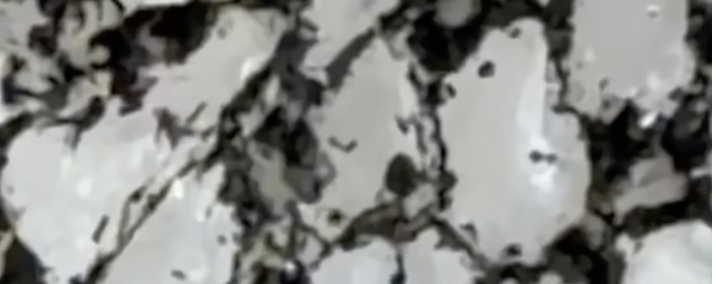
#> input picture S3 Before the dropimage.TIF, 716 x 284 px, given in place of VIDEO-2026-10-01-00-40-57.mp4, which was not available
$ jupyter execute video_biofilm_timeseries.ipynb   (text cells are left out)
#> lines starting #> are read from the running program, lines starting #| are printed output that depends on the picture; pictures that were not available may be replaced by others from this repository, and a replacement may not be noted
[cell 1]
import os
import cv2
import numpy as np
import pandas as pd
import matplotlib.pyplot as plt
import matplotlib.patches as patches

# Matplotlib styling
os.environ['MPLCONFIGDIR'] = '/tmp/matplotlib'
plt.rcParams['figure.dpi'] = 150
plt.rcParams['font.size'] = 10
plt.rcParams['axes.titlesize'] = 11
plt.rcParams['axes.labelsize'] = 10

video_path = 'VIDEO-2026-10-01-00-40-57.mp4'
print("Environment initialized successfully!")
print(f"Video file: {video_path} (exists: {os.path.exists(video_path)})")

[cell 2]
cap = cv2.VideoCapture(video_path)
fps = cap.get(cv2.CAP_PROP_FPS)
total_frames = int(cap.get(cv2.CAP_PROP_FRAME_COUNT))
width = int(cap.get(cv2.CAP_PROP_FRAME_WIDTH))
height = int(cap.get(cv2.CAP_PROP_FRAME_HEIGHT))
duration = total_frames / fps if fps > 0 else 0

print(f"Video Resolution:   {width} x {height} px")
print(f"Frame Rate:         {fps:.2f} fps")
print(f"Total Video Frames: {total_frames:,}")
print(f"Duration:           {duration:.2f} seconds ({duration/60:.2f} minutes)")
cap.release()

[cell 3]
cap = cv2.VideoCapture(video_path)
milestone_times = [0, 15, 30, 40, 50, 60]

fig, axes = plt.subplots(2, 3, figsize=(15, 7))
axes = axes.flatten()

for idx, t in enumerate(milestone_times):
    frame_idx = min(int(t * fps), total_frames - 1)
    cap.set(cv2.CAP_PROP_POS_FRAMES, frame_idx)
    ret, frame = cap.read()
    if ret:
        rgb_frame = cv2.cvtColor(frame, cv2.COLOR_BGR2RGB)
        axes[idx].imshow(rgb_frame)
        axes[idx].set_title(f"t = {t:02d}s (Frame {frame_idx})")
    axes[idx].axis('off')
#> this loop made 6 passes
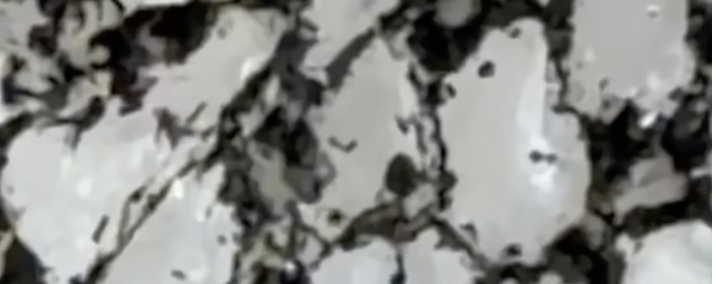
#> input picture S3 Before the dropimage.TIF, 716 x 284 px, given in place of VIDEO-2026-10-01-00-40-57.mp4, which was not available
#> frame is the input picture: shape (284, 716, 3); mean B, G, R 129.3, 132.3, 131.5

cap.release()
plt.suptitle("Video Milestone Frames Across 61-Second Recording", fontsize=13, y=0.98)
plt.tight_layout()
plt.show()

[cell 4]
cap = cv2.VideoCapture(video_path)

# 1. Reference Frame 0
cap.set(cv2.CAP_PROP_POS_FRAMES, 0)
ret, frame0 = cap.read()
gray0 = cv2.cvtColor(frame0, cv2.COLOR_BGR2GRAY)

sift = cv2.SIFT_create(nfeatures=1200)
kp0, des0 = sift.detectAndCompute(gray0, None)
#> kp0 = 464 keypoints; strongest (x, y, size): (486, 69, 9.8), (613, 142, 42.2), (96, 109, 13), (401, 175, 21.8)
bf = cv2.BFMatcher(cv2.NORM_L2, crossCheck=False)

# Common rock ROI in Frame 0 coordinates
# x from 220 to 620 (width 400), y from 100 to 360 (height 260)
rx1, ry1, rx2, ry2 = 220, 100, 620, 360
roi_area = (rx2 - rx1) * (ry2 - ry1)

# Sample at 2 frames per second (every 0.5 seconds)
sample_interval_sec = 0.5
sample_step_frames = max(1, int(fps * sample_interval_sec))
target_frames = list(range(0, total_frames, sample_step_frames))

records = []
print(f"Extracting time-series across {len(target_frames)} timestamps (every {sample_interval_sec}s)...")

last_valid_M = np.float32([[1, 0, 0], [0, 1, 0]])

for idx, f_num in enumerate(target_frames):
    t_sec = f_num / fps
    cap.set(cv2.CAP_PROP_POS_FRAMES, f_num)
    ret, frame = cap.read()
    if not ret: break

    gray = cv2.cvtColor(frame, cv2.COLOR_BGR2GRAY)
    kp_curr, des_curr = sift.detectAndCompute(gray, None)

    M = None
    if des_curr is not None and len(kp_curr) >= 4:
        matches = bf.knnMatch(des_curr, des0, k=2)
        good = [m for m, n in matches if m.distance < 0.75 * n.distance]
        if len(good) >= 4:
            src = np.float32([kp_curr[m.queryIdx].pt for m in good]).reshape(-1, 1, 2)
            dst = np.float32([kp0[m.trainIdx].pt for m in good]).reshape(-1, 1, 2)
            M_est, inliers = cv2.estimateAffinePartial2D(src, dst, method=cv2.RANSAC)
            if M_est is not None:
                M = M_est
                last_valid_M = M_est

    # Fallback to last known motion if momentary occlusion occurs
    if M is None:
        M = last_valid_M

    dx, dy = M[0, 2], M[1, 2]
    rot = np.arctan2(M[0, 1], M[0, 0]) * 180.0 / np.pi

    # Warp to reference frame
    warped = cv2.warpAffine(gray, M, (width, height), flags=cv2.INTER_LINEAR, borderValue=255)
    patch = warped[ry1:ry2, rx1:rx2]

    # Biomass measurements
    mean_val = float(patch.mean())
    std_val = float(patch.std())

    # 1. Manual Reference (Hamzat 0-84 range)
    cov_84 = float((np.sum(patch <= 84) / roi_area) * 100)
    # 2. Conservative baseline (0-60 range)
    cov_60 = float((np.sum(patch <= 60) / roi_area) * 100)
    # 3. Dynamic Otsu per frame
    th_otsu, _ = cv2.threshold(patch, 0, 255, cv2.THRESH_BINARY_INV + cv2.THRESH_OTSU)
    cov_otsu = float((np.sum(patch <= th_otsu) / roi_area) * 100)

    records.append({
        'Timestamp (s)': round(t_sec, 2),
        'Frame': f_num,
        'dx (px)': round(dx, 2),
        'dy (px)': round(dy, 2),
        'Rotation (deg)': round(rot, 2),
        'Mean Grayscale': round(mean_val, 2),
        'Std Grayscale': round(std_val, 2),
        'Biofilm Coverage (0-84) %': round(cov_84, 2),
        'Biofilm Coverage (0-60) %': round(cov_60, 2),
        'Otsu Threshold': int(th_otsu),
        'Otsu Coverage %': round(cov_otsu, 2)
    })
#> this loop made 1 pass
#> (matches, good, last_valid_M, dx, dy, rot, mean_val, std_val) on pass 1: (464 matches, 464 matches, [[1, 0, 0], [0, 1, 0]], 0, 0, 0, 126.5, 63.76)
#> pass 1, `patch = warped[ry1:ry2, rx1:rx2]`:
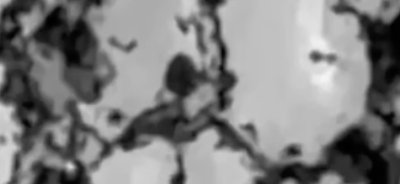
#> patch: shape (184, 400); min 0, max 244, mean 126.5
#> after the loop, records = 1 item

cap.release()
df_ts = pd.DataFrame(records)
#> df_ts = table of 1 rows and 11 columns
print(f"Extraction complete! Collected {len(df_ts)} time-series data points.")
#| Extraction complete! Collected 1 time-series data points.

[cell 5]
fig, ax1 = plt.subplots(figsize=(12, 4))

ax1.plot(df_ts['Timestamp (s)'], df_ts['dx (px)'], color='#2b6cb0', label='Camera Shift X (dx)', lw=2)
ax1.plot(df_ts['Timestamp (s)'], df_ts['dy (px)'], color='#c53030', label='Camera Shift Y (dy)', lw=2)
ax1.set_xlabel('Time (seconds)')
ax1.set_ylabel('Camera Translation (pixels)')
ax1.set_title('Camera Motion Tracking & Stabilization Trajectory Over Time')
ax1.grid(True, alpha=0.3)
ax1.legend(loc='upper right')

plt.tight_layout()
plt.show()
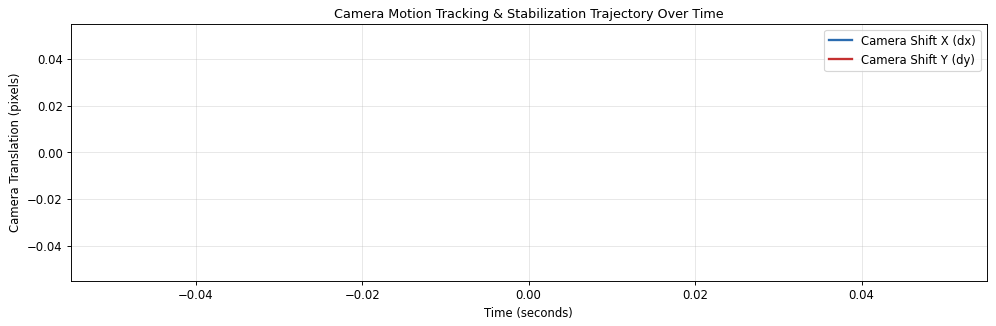
#> figure drawn by matplotlib, 1 panel

[cell 6]
# Compute rate of change (derivative dC/dt)
df_ts['Rate dC/dt (%/s)'] = df_ts['Biofilm Coverage (0-84) %'].diff() / df_ts['Timestamp (s)'].diff()
df_ts['Rate dC/dt (%/s)'] = df_ts['Rate dC/dt (%/s)'].fillna(0).rolling(3, min_periods=1, center=True).mean()

fig, (ax1, ax2) = plt.subplots(2, 1, figsize=(14, 8), sharex=True, gridspec_kw={'height_ratios': [1.5, 1]})

# 1. Coverage Time Series
ax1.plot(df_ts['Timestamp (s)'], df_ts['Biofilm Coverage (0-84) %'], color='#c53030', lw=2.5, label='Biofilm Coverage (Threshold 0-84)')
ax1.plot(df_ts['Timestamp (s)'], df_ts['Biofilm Coverage (0-60) %'], color='#dd6b20', lw=1.8, linestyle='--', label='Biofilm Coverage (Threshold 0-60)')
ax1.plot(df_ts['Timestamp (s)'], df_ts['Otsu Coverage %'], color='#2b6cb0', lw=1.5, alpha=0.7, label='Automated Otsu Coverage')

# Highlight Phases
ax1.axvspan(0, 32, color='gray', alpha=0.1, label='Phase 1: Pre-Drop Baseline')
ax1.axvspan(32, 45, color='red', alpha=0.15, label='Phase 2: Droplet Expansion / Absorption')
ax1.axvspan(45, 61, color='green', alpha=0.1, label='Phase 3: Saturation Plateau')

ax1.set_ylabel('Biofilm Coverage (%)', fontsize=11)
ax1.set_title('Continuous Biofilm Coverage Kinetics During Droplet Application', fontsize=13)
ax1.legend(loc='lower right', frameon=True)
ax1.grid(True, alpha=0.3)

# 2. Expansion Rate (Derivative)
ax2.plot(df_ts['Timestamp (s)'], df_ts['Rate dC/dt (%/s)'], color='#805ad5', lw=2, label='Rate of Expansion dC/dt (% / s)')
ax2.axhline(0, color='black', lw=0.8, linestyle=':')
ax2.set_xlabel('Time (seconds)', fontsize=11)
ax2.set_ylabel('Rate (% / sec)', fontsize=11)
ax2.set_title('Instantaneous Rate of Biofilm Expansion (dC/dt)', fontsize=11)
ax2.legend(loc='upper right', frameon=True)
ax2.grid(True, alpha=0.3)

plt.tight_layout()
plt.show()
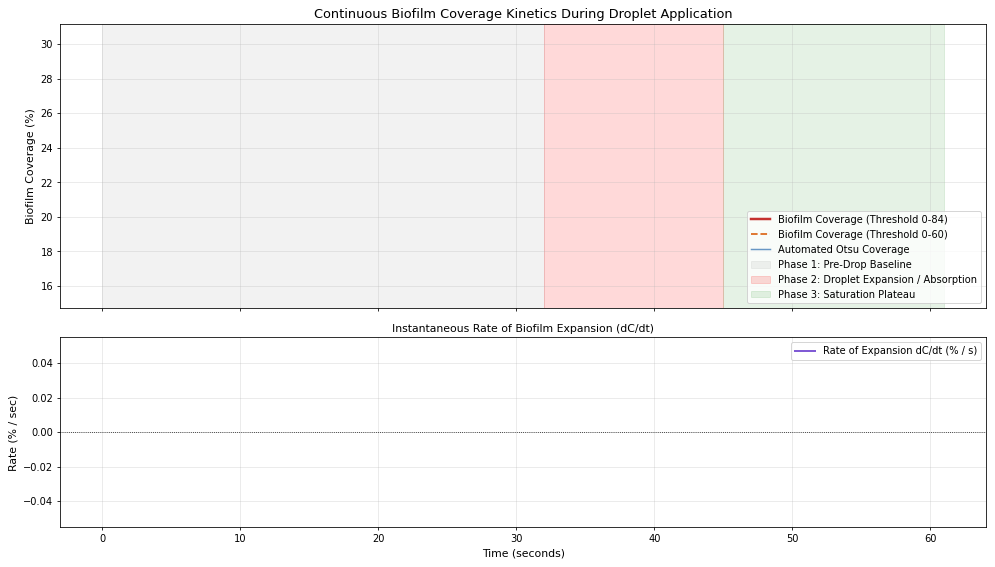
#> figure drawn by matplotlib, 2 panels

[cell 7]
cap = cv2.VideoCapture(video_path)

H_patch, W_patch = ry2 - ry1, rx2 - rx1
tile_h = H_patch // 2
tile_w = W_patch // 4

roi_timeseries = {f"ROI {r*4 + c + 1}": [] for r in range(2) for c in range(4)}

for idx, f_num in enumerate(target_frames):
    t_sec = f_num / fps
    cap.set(cv2.CAP_PROP_POS_FRAMES, f_num)
    ret, frame = cap.read()
    if not ret: break

    gray = cv2.cvtColor(frame, cv2.COLOR_BGR2GRAY)
    kp_curr, des_curr = sift.detectAndCompute(gray, None)

    M = last_valid_M
    if des_curr is not None and len(kp_curr) >= 4:
        matches = bf.knnMatch(des_curr, des0, k=2)
        good = [m for m, n in matches if m.distance < 0.75 * n.distance]
        if len(good) >= 4:
            src = np.float32([kp_curr[m.queryIdx].pt for m in good]).reshape(-1, 1, 2)
            dst = np.float32([kp0[m.trainIdx].pt for m in good]).reshape(-1, 1, 2)
            M_est, _ = cv2.estimateAffinePartial2D(src, dst, method=cv2.RANSAC)
            if M_est is not None: M = M_est

    warped = cv2.warpAffine(gray, M, (width, height), flags=cv2.INTER_LINEAR, borderValue=255)
    patch = warped[ry1:ry2, rx1:rx2]

    for r in range(2):
        for c in range(4):
            roi_key = f"ROI {r*4 + c + 1}"
            tile = patch[r*tile_h:(r+1)*tile_h, c*tile_w:(c+1)*tile_w]
            cov = (np.sum(tile <= 84) / tile.size) * 100
            roi_timeseries[roi_key].append(cov)
#> this loop made 1 pass
#> (matches, good, M_est) on pass 1: (464 matches, 464 matches, [[1, 0, 0], [0, 1, 0]])

cap.release()

# Plot 8 ROI curves
plt.figure(figsize=(14, 6))
colors = ['#e53e3e', '#dd6b20', '#d69e2e', '#38a169', '#319795', '#3182ce', '#805ad5', '#d53f8c']

for idx, (roi_name, vals) in enumerate(roi_timeseries.items()):
    plt.plot(df_ts['Timestamp (s)'][:len(vals)], vals, label=roi_name, color=colors[idx], lw=1.8)

plt.axvline(34, color='black', linestyle='--', alpha=0.6, label='Droplet Impact Event (t ~ 34s)')
plt.xlabel('Time (seconds)', fontsize=11)
plt.ylabel('Biofilm Coverage (%)', fontsize=11)
plt.title('Spatial Diffusion: Biofilm Coverage Across All 8 Sub-Regions Over Time', fontsize=13)
plt.legend(ncol=5, loc='upper left', frameon=True)
plt.grid(True, alpha=0.3)
plt.tight_layout()
plt.show()
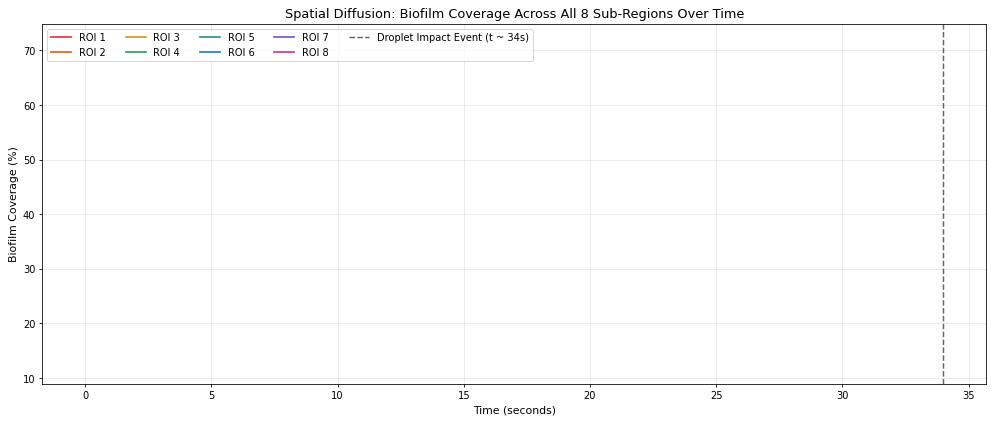
#> figure drawn by matplotlib, 1 panel

[cell 8]
output_csv = 'video_biofilm_timeseries.csv'
df_ts.to_csv(output_csv, index=False)
print(f"Time-series dataset successfully saved to: {output_csv}")

# Key Metrics Extraction
baseline_cov = df_ts[df_ts['Timestamp (s)'] < 30]['Biofilm Coverage (0-84) %'].mean()
#> baseline_cov = 22.61
peak_cov = df_ts[df_ts['Timestamp (s)'] > 48]['Biofilm Coverage (0-84) %'].mean()
#> peak_cov = nan
max_rate = df_ts['Rate dC/dt (%/s)'].max()
#> max_rate = 0
t_max_rate = df_ts.loc[df_ts['Rate dC/dt (%/s)'].idxmax(), 'Timestamp (s)']
#> t_max_rate = 0

print("\n=== TIME-SERIES EXPERIMENT SUMMARY ===")
print(f"Pre-Drop Baseline Coverage:  {baseline_cov:.2f}% (t = 0s to 30s)")
#| Pre-Drop Baseline Coverage:  22.61% (t = 0s to 30s)
print(f"Post-Drop Plateau Coverage:   {peak_cov:.2f}% (t = 48s to 61s)")
#| Post-Drop Plateau Coverage:   nan% (t = 48s to 61s)
print(f"Net Dynamic Expansion:       +{peak_cov - baseline_cov:.2f}% absolute change")
#| Net Dynamic Expansion:       +nan% absolute change
print(f"Maximum Expansion Velocity:  +{max_rate:.2f}% per second at t = {t_max_rate:.1f}s")
#| Maximum Expansion Velocity:  +0.00% per second at t = 0.0s
print(f"Stabilization Range:         dx: [{df_ts['dx (px)'].min():.1f}, {df_ts['dx (px)'].max():.1f}] px | dy: [{df_ts['dy (px)'].min():.1f}, {df_ts['dy (px)'].max():.1f}] px")
#| Stabilization Range:         dx: [0.0, 0.0] px | dy: [0.0, 0.0] px
